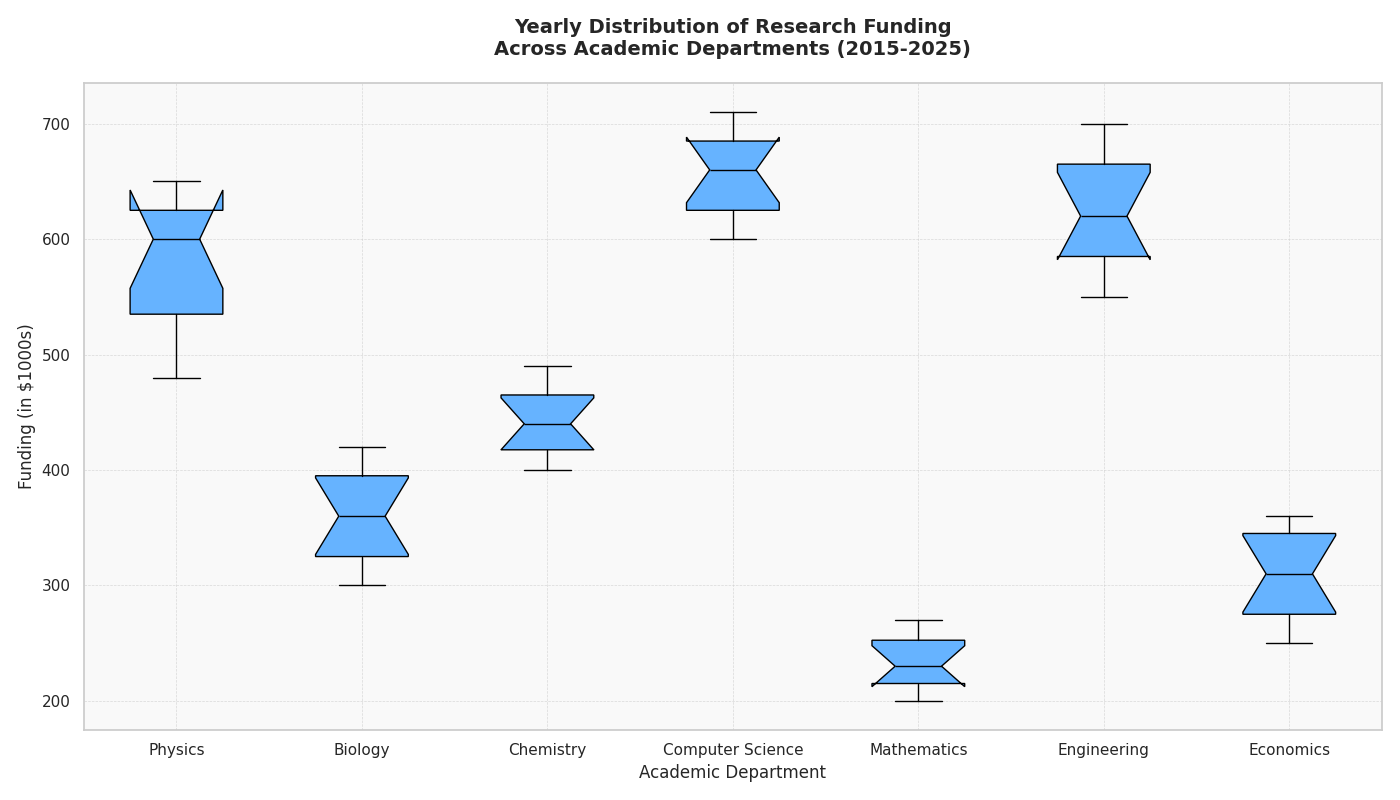

Generate this figure with Python:
import matplotlib.pyplot as plt

departments = ['Physics', 'Biology', 'Chemistry', 'Computer Science', 'Mathematics', 'Engineering', 'Economics']

funding_data = {
    'Physics': [500, 520, 480, 550, 570, 600, 620, 610, 640, 630, 650],
    'Biology': [300, 320, 310, 330, 340, 360, 380, 390, 400, 410, 420],
    'Chemistry': [400, 410, 415, 420, 430, 440, 450, 460, 470, 480, 490],
    'Computer Science': [600, 610, 620, 630, 640, 660, 670, 680, 690, 700, 710],
    'Mathematics': [200, 210, 205, 220, 225, 230, 240, 250, 255, 260, 270],
    'Engineering': [550, 560, 580, 590, 610, 620, 630, 660, 670, 680, 700],
    'Economics': [250, 260, 270, 280, 290, 310, 330, 340, 350, 355, 360],
}

funding_list = [funding_data[dept] for dept in departments]

fig, ax = plt.subplots(figsize=(14, 8))

box = ax.boxplot(funding_list, vert=True, patch_artist=True, labels=departments, notch=True)

uniform_color = '#66B3FF'
for patch in box['boxes']:
    patch.set_facecolor(uniform_color)

plt.setp(box['medians'], color='black')

ax.set_title('Yearly Distribution of Research Funding\nAcross Academic Departments (2015-2025)',
             fontsize=14, fontweight='bold', pad=20)
ax.set_ylabel('Funding (in $1000s)', fontsize=12)
ax.set_xlabel('Academic Department', fontsize=12)

ax.grid(True, linestyle='--', linewidth=0.5, alpha=0.7)
ax.set_axisbelow(True)
ax.set_facecolor('#f9f9f9')

plt.tight_layout()
plt.show()
